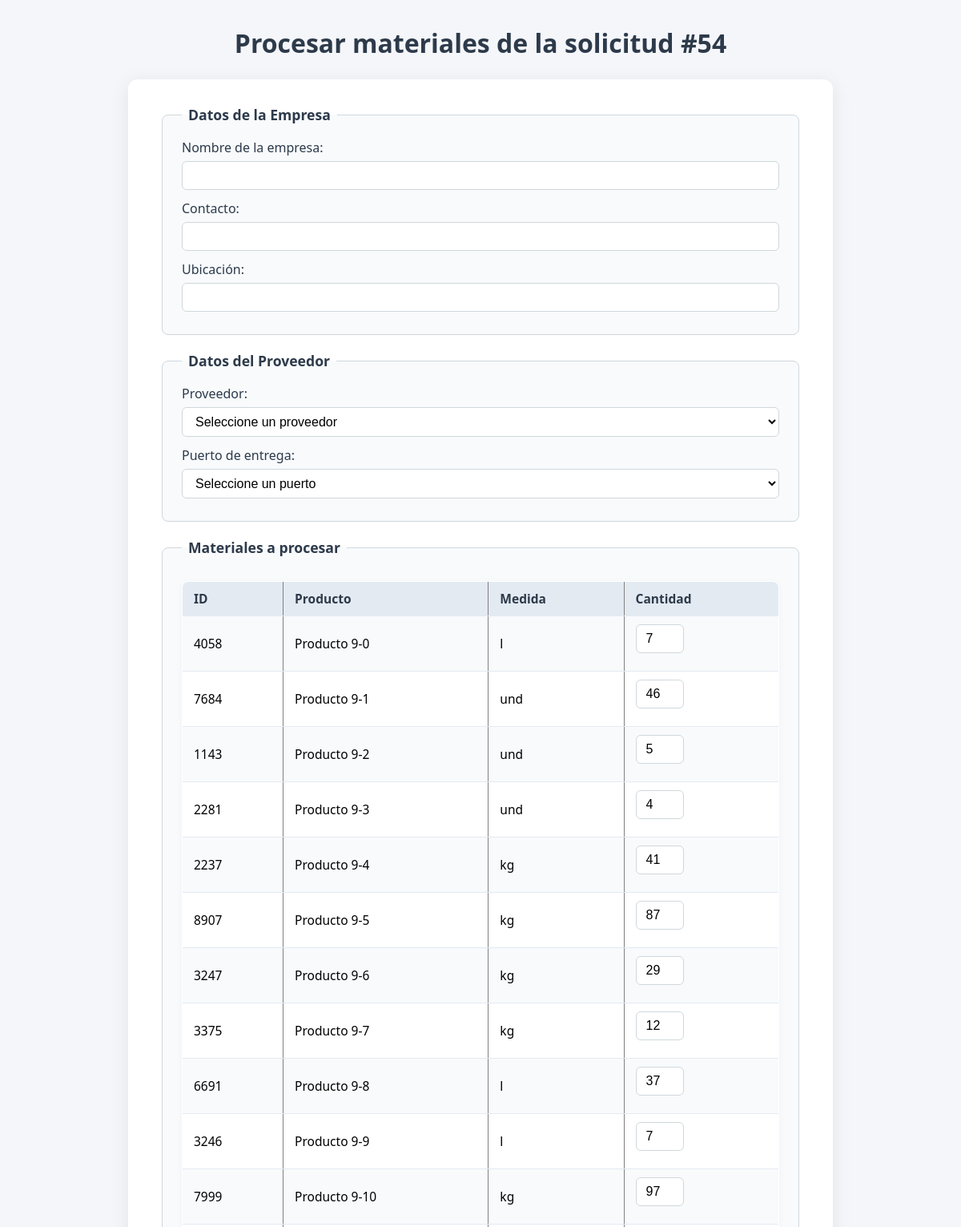
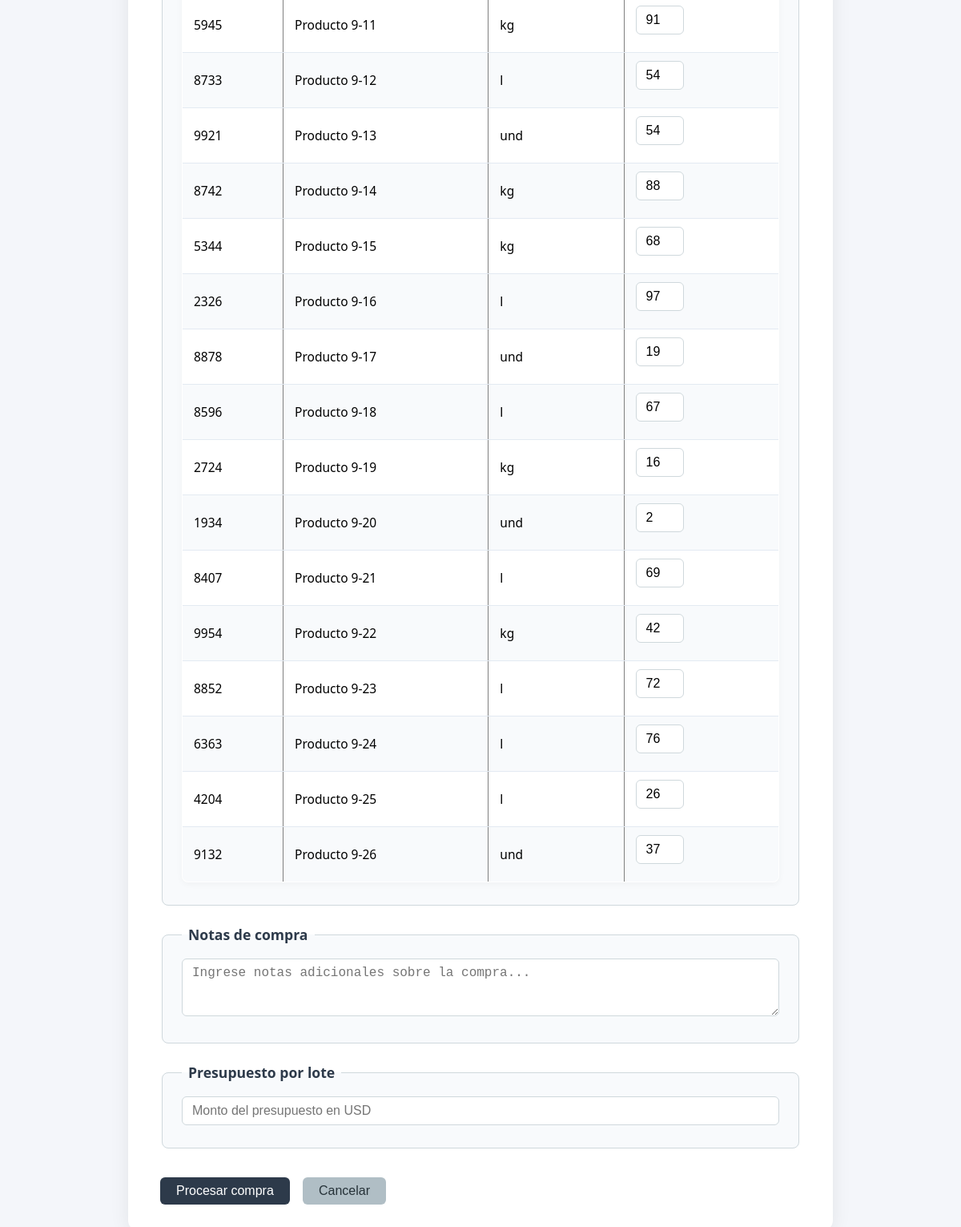
Page /solicitudes/54/procesar-materiales/ on the committed database (2 pictures, top to bottom).
### compras/models.py (models this page shows)
class SolicitudSubtipo(models.Model):
    id = models.AutoField(primary_key=True)
    tipo = models.CharField(max_length=50)
    subtipo = models.CharField(max_length=50)
    procesada = models.BooleanField(default=False)

class SolicitudSubtipoItem(models.Model):
    id = models.AutoField(primary_key=True)
    solicitud = models.ForeignKey(SolicitudSubtipo, related_name='items', on_delete=models.CASCADE)
    producto_id = models.IntegerField()
    nombre = models.CharField(max_length=200)
    cantidad_a_comprar = models.IntegerField(validators=[MaxValueValidator(10000)])
    medida = models.CharField(max_length=20)
    tipo = models.CharField(max_length=50)
    subtipo = models.CharField(max_length=50)

### compras/views.py (the view, shortened to what this page needs)
# urls.py: path('solicitudes/<int:solicitud_id>/procesar-materiales/', procesar_materiales_solicitud_view, name='procesar_materiales_solicitud'),
@csrf_protect
def procesar_materiales_solicitud_view(request, solicitud_id):
    from .models import SolicitudSubtipo, SolicitudSubtipoItem, Proveedores, CompraLote, CompraLoteItem
    solicitud = get_object_or_404(SolicitudSubtipo, id=solicitud_id)
    materiales = solicitud.items.all()
    proveedores = Proveedores.objects.filter(tipo=solicitud.tipo, subtipo=solicitud.subtipo)
    PUERTOS_POR_PAIS = {
        'Panamá': ['Colón, Panamá'],
        'Colombia': ['Cartagena, Colombia'],
        'Aruba': ['Oranjestad, Aruba'],
        'Bonaire': ['Kralendijk, Bonaire'],
        'Curazao': ['Willemstad, Curazao'],
    }
    puertos_disponibles = []
    proveedor_paises = []
    proveedor_id = request.POST.get('proveedor_id') or request.GET.get('proveedor_id')
    proveedor_seleccionado = None
    if not puertos_disponibles:
        for lista in PUERTOS_POR_PAIS.values():
            puertos_disponibles.extend(lista)
    return render(request, 'procesar_materiales_solicitud.html', {
        'solicitud': solicitud,
        'materiales': materiales,
        'proveedores': proveedores,
        'puertos_disponibles': puertos_disponibles,
        'proveedor_id': proveedor_id,
    })

### compras/templates/procesar_materiales_solicitud.html (shortened to what this page needs)
{% load static %}
<!DOCTYPE html>
<html lang="es">
<head>
    <link rel="stylesheet" href="{% static 'styles/procesar_materiales_solicitud.css' %}">
</head>
<body>
    <h2>Procesar materiales de la solicitud #{{ solicitud.id }}</h2>
    <form method="post">
        <fieldset style="margin-bottom:20px;">
            <legend><b>Datos de la Empresa</b></legend>
            <label>Nombre de la empresa:</label>
            <input type="text" name="empresa_nombre" required><br>
            <label>Contacto:</label>
            <input type="text" name="empresa_contacto" required><br>
            <label>Ubicación:</label>
            <input type="text" name="empresa_ubicacion" required><br>
        </fieldset>
        <fieldset style="margin-bottom:20px;">
            <legend><b>Datos del Proveedor</b></legend>
            <label>Proveedor:</label>
            <select name="proveedor_id" id="proveedor_id_select" required>
                <option value="">Seleccione un proveedor</option>
            </select><br>
            <label>Puerto de entrega:</label>
            <select name="puerto_entrega" id="puerto_entrega_select" required>
                <option value="">Seleccione un puerto</option>
            </select><br>
        </fieldset>
        <fieldset>
            <legend><b>Materiales a procesar</b></legend>
            <table border="1">
                <tr>
                    <th>ID</th>
                    <th>Producto</th>
                    <th>Medida</th>
                    <th>Cantidad</th>
                </tr>
                {% for item in materiales %}
                <tr>
                    <td>{{ item.producto_id }}</td>
                    <td>{{ item.nombre }}</td>
                    <td>{{ item.medida }}</td>
                    <td style="position:relative;">
                        <input type="number" name="cantidad_{{ item.id }}" id="cantidad_{{ item.id }}" value="{{ item.cantidad_comprada|default:item.cantidad_a_comprar }}" min="0" data-solicitada="{{ item.cantidad_a_comprar }}" onchange="verificarCantidad(this)" style="width:60px;">
                    </td>
                </tr>
                {% endfor %}
            </table>
        </fieldset>
        <fieldset style="margin-top:20px;">
            <legend><b>Notas de compra</b></legend>
            <textarea name="notas_compra" rows="3" cols="60" placeholder="Ingrese notas adicionales sobre la compra..."></textarea>
        </fieldset>
        <fieldset style="margin-top:20px;">
            <legend><b>Presupuesto por lote</b></legend>
            <input type="number" name="presupuesto_lote" min="0" step="0.01" placeholder="Monto del presupuesto en USD">
        </fieldset>
    <button type="submit">Procesar compra</button>
    <button type="button" onclick="window.location.href='{% url 'lista_solicitudes' %}'">Cancelar</button>
    </form>
</body>
</html>

### compras/static/styles/procesar_materiales_solicitud.css (style rules this page uses)
button[type="button"] { background: #b0bec5; color: #263238; border: none; border-radius: 6px; padding: 8px 20px; font-size: 1rem; font-weight: 500; cursor: pointer; transition: background 0.2s; margin-top: 12px; }
body { font-family: 'Segoe UI', Arial, sans-serif; background: #f4f6fa; margin: 0; padding: 0; }
h2 { text-align: center; color: #2d3a4a; margin-top: 32px; margin-bottom: 24px; font-size: 2rem; font-weight: 600; }
form { max-width: 800px; margin: 0 auto; background: #fff; border-radius: 12px; box-shadow: 0 4px 24px rgba(0,0,0,0.08); padding: 32px 40px; }
fieldset { border: 1px solid #cfd8dc; border-radius: 8px; padding: 18px 24px 16px 24px; margin-bottom: 24px; background: #f8fafc; }
legend { color: #2d3a4a; font-weight: 600; font-size: 1.1rem; padding: 0 8px; }
label { display: inline-block; min-width: 160px; color: #2d3a4a; font-weight: 500; margin-bottom: 6px; }
input[type="text"], input[type="number"], select, textarea { padding: 8px 12px; border: 1px solid #cfd8dc; border-radius: 6px; font-size: 1rem; background: #fff; margin-bottom: 12px; width: 100%; box-sizing: border-box; }
textarea { resize: vertical; }
table { width: 100%; border-collapse: collapse; background: #fff; border-radius: 8px; box-shadow: 0 2px 8px rgba(0,0,0,0.04); overflow: hidden; margin-top: 12px; margin-bottom: 12px; }
th, td { padding: 10px 14px; text-align: left; border-bottom: 1px solid #e3eaf2; font-size: 0.97rem; }
th { background: #e3eaf2; color: #2d3a4a; font-weight: 600; }
tr:nth-child(even) { background: #f8fafc; }
tr:last-child td { border-bottom: none; }
button[type="submit"] { background: #2d3a4a; color: #fff; border: none; border-radius: 6px; padding: 8px 20px; font-size: 1rem; font-weight: 500; cursor: pointer; transition: background 0.2s; margin-top: 12px; margin-right: 12px; }

### rows in the picture
SolicitudSubtipo: id "54"
SolicitudSubtipoItem: producto_id "4058", nombre "Producto 9-0", medida "l", cantidad_comprada "7"
SolicitudSubtipoItem: producto_id "7684", nombre "Producto 9-1", medida "und", cantidad_comprada "46"
SolicitudSubtipoItem: producto_id "1143", nombre "Producto 9-2", medida "und", cantidad_comprada "5"
SolicitudSubtipoItem: producto_id "2281", nombre "Producto 9-3", medida "und", cantidad_comprada "4"
SolicitudSubtipoItem: producto_id "2237", nombre "Producto 9-4", medida "kg", cantidad_comprada "41"
SolicitudSubtipoItem: producto_id "8907", nombre "Producto 9-5", medida "kg", cantidad_comprada "87"
SolicitudSubtipoItem: producto_id "3247", nombre "Producto 9-6", medida "kg", cantidad_comprada "29"
SolicitudSubtipoItem: producto_id "3375", nombre "Producto 9-7", medida "kg", cantidad_comprada "12"
SolicitudSubtipoItem: producto_id "6691", nombre "Producto 9-8", medida "l", cantidad_comprada "37"
SolicitudSubtipoItem: producto_id "3246", nombre "Producto 9-9", medida "l", cantidad_comprada "7"
SolicitudSubtipoItem: producto_id "7999", nombre "Producto 9-10", medida "kg", cantidad_comprada "97"
SolicitudSubtipoItem: producto_id "5945", nombre "Producto 9-11", medida "kg", cantidad_comprada "91"
SolicitudSubtipoItem: producto_id "8733", nombre "Producto 9-12", medida "l", cantidad_comprada "54"
SolicitudSubtipoItem: producto_id "9921", nombre "Producto 9-13", medida "und", cantidad_comprada "54"
SolicitudSubtipoItem: producto_id "8742", nombre "Producto 9-14", medida "kg", cantidad_comprada "88"
SolicitudSubtipoItem: producto_id "5344", nombre "Producto 9-15", medida "kg", cantidad_comprada "68"
SolicitudSubtipoItem: producto_id "2326", nombre "Producto 9-16", medida "l", cantidad_comprada "97"
SolicitudSubtipoItem: producto_id "8878", nombre "Producto 9-17", medida "und", cantidad_comprada "19"
SolicitudSubtipoItem: producto_id "8596", nombre "Producto 9-18", medida "l", cantidad_comprada "67"
SolicitudSubtipoItem: producto_id "2724", nombre "Producto 9-19", medida "kg", cantidad_comprada "16"
SolicitudSubtipoItem: producto_id "1934", nombre "Producto 9-20", medida "und", cantidad_comprada "2"
SolicitudSubtipoItem: producto_id "8407", nombre "Producto 9-21", medida "l", cantidad_comprada "69"
SolicitudSubtipoItem: producto_id "9954", nombre "Producto 9-22", medida "kg", cantidad_comprada "42"
SolicitudSubtipoItem: producto_id "8852", nombre "Producto 9-23", medida "l", cantidad_comprada "72"
SolicitudSubtipoItem: producto_id "6363", nombre "Producto 9-24", medida "l", cantidad_comprada "76"
SolicitudSubtipoItem: producto_id "4204", nombre "Producto 9-25", medida "l", cantidad_comprada "26"
SolicitudSubtipoItem: producto_id "9132", nombre "Producto 9-26", medida "und", cantidad_comprada "37"
